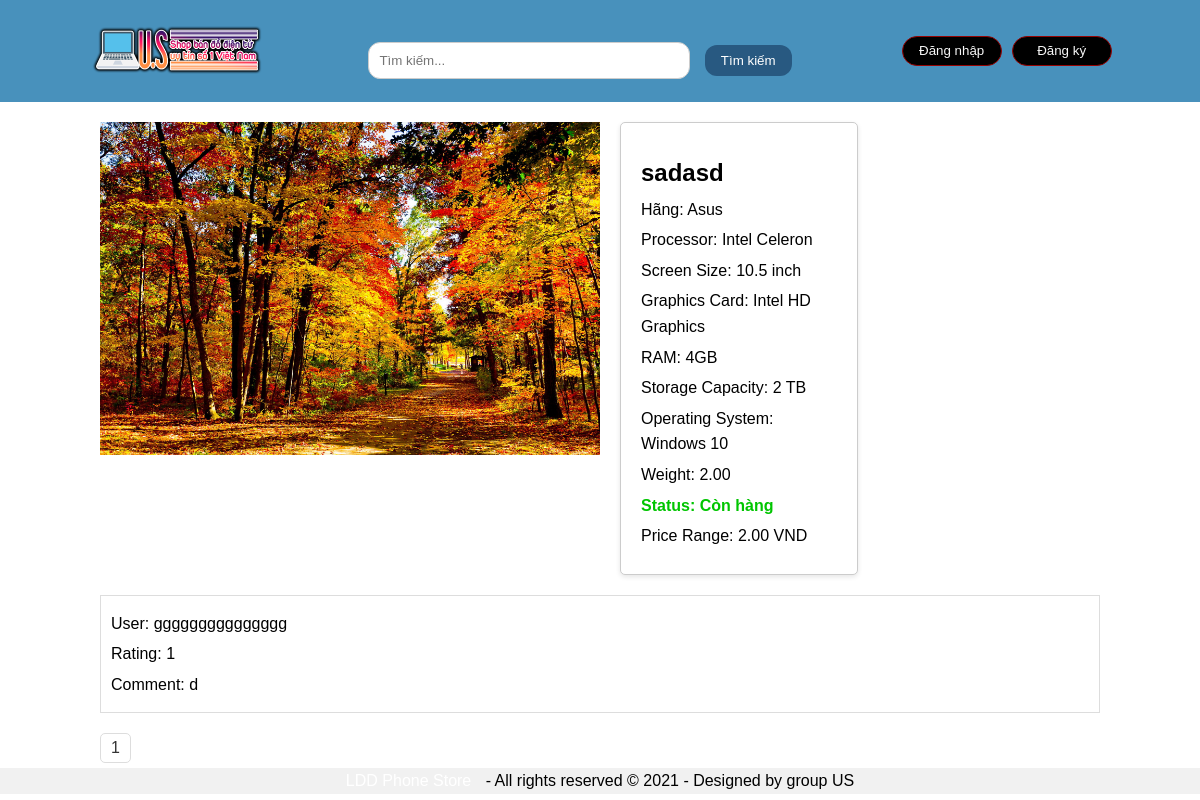
The app's page /layout/product_details.php?id=16 with its own data.
### tables this page shows
CREATE TABLE `laptops` (
  `id` int(11) NOT NULL,
  `laptop_name` varchar(100) NOT NULL,
  `brand` varchar(50) NOT NULL,
  `processor` varchar(50) NOT NULL,
  `screen_size` varchar(20) NOT NULL,
  `graphics_card` varchar(100) NOT NULL,
  `ram` varchar(10) NOT NULL,
  `storage_capacity` varchar(50) NOT NULL,
  `operating_system` varchar(50) NOT NULL,
  `weight` decimal(5,2) NOT NULL,
  `status` enum('Còn hàng','Liên hệ') NOT NULL,
  `price_range` decimal(10,2) NOT NULL,
  `image_url` varchar(255) NOT NULL
);

CREATE TABLE `binh_luan_laptop` (
  `id` int(11) NOT NULL,
  `id_nguoi_dung` int(11) NOT NULL,
  `laptop_id` int(11) NOT NULL,
  `ten_nguoi_dung` varchar(255) NOT NULL,
  `rating` enum('5','4','3','2','1') NOT NULL,
  `noi_dung` text NOT NULL,
  `ngay_binh_luan` date NOT NULL
);

CREATE TABLE `users` (
  `user_id` int(11) NOT NULL,
  `username` varchar(50) NOT NULL,
  `password` varchar(255) NOT NULL,
  `full_name` varchar(100) DEFAULT NULL,
  `sex` enum('Male','Female') DEFAULT NULL,
  `email` varchar(100) NOT NULL,
  `address` varchar(200) DEFAULT NULL,
  `type` enum('user','admin') NOT NULL
);

### layout/product_details.php (the view, shortened to what this page needs)
<!DOCTYPE html>
<html lang="en">
<head>
    <link rel="stylesheet" href="/css/laptop_detail.css">
</head>
<body>
    <header><?php include "header.php"; ?></header>
    <div class="container">
    <?php
    include 'connect.php';
    function sanitize_input($input) {
        return intval($input);
    }
    if (isset($_GET['id'])) {
        $laptop_id = sanitize_input($_GET['id']);
        $sql = "SELECT `id`, `laptop_name`, `brand`, `processor`, `screen_size`, `graphics_card`, `ram`, `storage_capacity`, `operating_system`, `weight`, `status`, `price_range`, `image_url` FROM `laptops` WHERE `id` = $laptop_id";
        $result = $conn->query($sql);
        if ($result && $result->num_rows > 0) {
            $row = $result->fetch_assoc();
            ?>
            <div class="product-details">
                <div class="product-image">
                    <img src="/action/<?php echo $row['image_url']; ?>" alt="<?php echo $row['laptop_name']; ?> Image">
                </div>
                <div class="laptop_detail">
                    <form class="product-info-form">
                        <h1><?php echo $row['laptop_name']; ?></h1>
                        <p>Hãng: <?php echo $row['brand']; ?></p>
                        <p>Processor: <?php echo $row['processor']; ?></p>
                        <p>Screen Size: <?php echo $row['screen_size']; ?></p>
                        <p>Graphics Card: <?php echo $row['graphics_card']; ?></p>
                        <p>RAM: <?php echo $row['ram']; ?></p>
                        <p>Storage Capacity: <?php echo $row['storage_capacity']; ?></p>
                        <p>Operating System: <?php echo $row['operating_system']; ?></p>
                        <p>Weight: <?php echo $row['weight']; ?></p>
                        <p class="status">Status: <?php echo $row['status']; ?></p>
                        <p>Price Range: <?php echo $row['price_range']; ?> VND</p>
                    </form>
                </div>
            </div>
            <?php
function get_comments_with_fullname($laptop_id) {
    global $conn;
    $laptop_id = sanitize_input($laptop_id);
    $sql = "SELECT bl.`id_nguoi_dung`, bl.`rating`, bl.`noi_dung`, u.`full_name`
            FROM `binh_luan_laptop` bl
            INNER JOIN `users` u ON bl.`id_nguoi_dung` = u.`user_id`
            WHERE bl.`laptop_id` = $laptop_id
            ORDER BY bl.`id` DESC";
    $result = $conn->query($sql);
    return $result->fetch_all(MYSQLI_ASSOC);
}
$comments = get_comments_with_fullname($laptop_id);
if (!empty($comments)) {
    $comments_per_page = 5;
    $total_comments = count($comments);
    $total_pages = ceil($total_comments / $comments_per_page);
    $current_page = isset($_GET['page']) ? intval($_GET['page']) : 1;
    $start_index = ($current_page - 1) * $comments_per_page;
    $end_index = $start_index + $comments_per_page;
    echo '<div class="comments">';
    for ($i = $start_index; $i < $end_index && $i < $total_comments; $i++) {
        echo '<div class="comment">';
        echo '<p>User: ' . $comments[$i]['full_name'] . '</p>';
        echo '<p>Rating: ' . $comments[$i]['rating'] . '</p>';
        echo '<p>Comment: ' . $comments[$i]['noi_dung'] . '</p>';
        echo '</div>';
    }
    echo '</div>';
    echo '<div class="pagination">';
    for ($page = 1; $page <= $total_pages; $page++) {
        echo '<a href="?id=' . $laptop_id . '&page=' . $page . '">' . $page . '</a>';
    }
    echo '</div>';
} else {
    echo '<p>No comments yet.</p>';
}
?>
            <?php
            echo "</div>";
        } else {
            echo "<p>Laptop not found.</p>";
        }
    } else {
        echo "<p>Invalid request. Laptop ID not provided.</p>";
    }
    ?>
    <footer><?php include "footer.php"; ?></footer>
</body>
</html>

### layout/header.php (shortened to what this page needs)
<!DOCTYPE html>
<html lang="en">
<head>
  <link rel="stylesheet" href="/css/header.css">
</head>
<body>
  <header>
    <a href="/index.php" class="logo"><img src="/img/WebLogo.png" style="width:180px"></a>
    <div class="parent-container">
    <div class="search-bar">
      <form action="/layout/search_laptop.php" method="post">
          <?php
          $search_term = isset($_POST['search_term']) ? $_POST['search_term'] : '';
          ?>
          <input type="text" placeholder="Tìm kiếm..." name="search_term" value="<?php echo htmlspecialchars($search_term); ?>">
          <button type="submit" name="search">Tìm kiếm</button>
      </form>
  </div>
</div>
    <div class="user-info">
    <?php
      if (isset($_SESSION['user_id'])) {
        ?>
        <div class="dropdown">
          <a href="#" class="dropdown-toggle" data-toggle="dropdown" role="button" aria-expanded="false">Tên người dùng <span class="caret"></span></a>
          <ul class="dropdown-menu" role="menu">
            <li><a href="profile.php">Thông tin người dùng</a></li>
            <?php if ($_SESSION['type'] === 'user') : ?>
              <li><a href="/cart.php">Giỏ hàng</a></li>
            <?php endif; ?>
            <?php if ($_SESSION['type'] === 'admin') : ?>
              <li><a href="admin_dashboard.php">Dashboard Admin</a></li>
              <li><a href="/cart.php">Giỏ hàng</a></li>
            <?php endif; ?>
            <li><a href="logout.php">Đăng xuất</a></li>
          </ul>
        </div>
        <?php
      } else {
        echo '<button class="auth-btn" onclick="openModal(\'login\')">Đăng nhập</button>';
        echo '<button class="auth-btn" onclick="openModal(\'register\')">Đăng ký</button>';
      }
      ?>
    </div>
  </header>
      <?php include 'login.php'; ?>
      <?php include 'register.php'; ?>
</body>
</html>

### layout/login.php (shortened to what this page needs)
<link rel="stylesheet" href="/css/login.css">

### layout/register.php (shortened to what this page needs)
<link rel="stylesheet"href="/css/register.css">

### layout/footer.php (shortened to what this page needs)
<!DOCTYPE html>
<html lang="en">
<head>
    <link rel="stylesheet" href="/css/footer.css">
</head>
<body >
      <footer><div class="copy-right">
          <p><a href="index.html">LDD Phone Store</a> - All rights reserved © 2021 - Designed by
              <span>group US</span></p>
      </div></footer>
</body>
</html>

### css/laptop_detail.css (style rules this page uses)
.container { width: 1000px; margin: 0 auto; }
.product-details { display: flex; align-items: flex-start; }
.product-image img { margin-right: 20px; width: 500px; margin-top: 20px; }
.product-info-form { background-color: #fff; padding: 20px; margin-bottom: 20px; border-radius: 5px; border: 1px solid #ccc; box-shadow: 0 2px 5px rgba(0, 0, 0, 0.1); width: 70%; }
h1 { font-size: 24px; font-weight: bold; margin-bottom: 10px; }
p { font-size: 16px; line-height: 1.6; margin: 5px 0; }
.status { color: #00c500; font-weight: bold; }
form { margin-top: 20px; }
.comments { margin-bottom: 20px; }
.comment { border: 1px solid #ddd; padding: 10px; margin-bottom: 10px; }
.comment p { margin: 5px 0; }
.pagination { margin-top: 20px; }
.pagination a { display: inline-block; padding: 5px 10px; margin-right: 5px; text-decoration: none; color: #333; border: 1px solid #ddd; border-radius: 5px; }

### css/header.css (style rules this page uses)
body { font-family: Arial, sans-serif; margin: auto; padding: 0; }
header { position: -webkit-sticky; position: sticky; top: 0; background-color: #4891bc; padding: 10px; display: flex; align-items: center; justify-content: center; z-index: 9999; }
.logo { margin-right: 100px; }
.parent-container { flex: 1; }
.search-bar { display: flex; align-items: center; }
.search-bar input[type="text"] { width: 300px; padding: 10px; border: 1px solid #ccc; border-radius: 12px; }
.search-bar button { padding: 8px 16px; margin-left: 10px; background-color: #285981; color: #fff; border: none; border-radius: 12px; cursor: pointer; }
.user-info { display: flex; margin-left: 100px; font-weight: bold; }
.user-info li, a { margin-right: 10px; text-decoration: none; color: #FFFFFF; }
.auth-btn { width: 100px; height: 30px; background-color: transparent; background-color: black; color: #f7f7f7; border: 1px solid #960404; border-radius: 15px; cursor: pointer; margin-left: 10px; padding: 0 10px; }

### css/footer.css (style rules this page uses)
footer { left: 0; bottom: 0; width: 100%; background-color: #f1f1f1; text-align: center; }

### records on screen
laptops: image_url (picture), laptop_name "sadasd", brand "Asus", processor "Intel Celeron", screen_size "10.5 inch", graphics_card "Intel HD Graphics", ram "4GB", storage_capacity "2 TB", operating_system "Windows 10", weight "2.00", status "Còn hàng", price_range "2.00"
binh_luan_laptop: users.full_name "ggggggggggggggg", rating "1", noi_dung "d"
